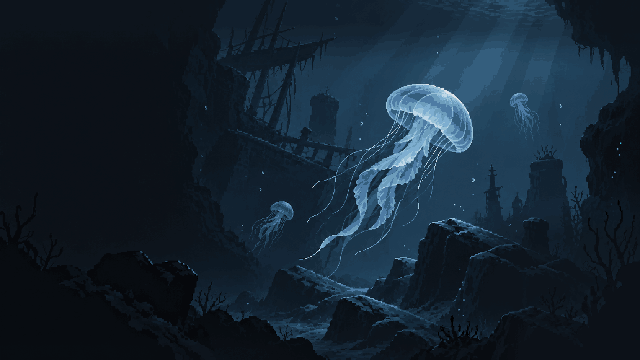
#> input picture art/archive/incoming_1028/title_jelly_1024/src/background_native.png, 640 x 360 px
$ python bake_v2.py
#> lines starting #> are read from the running program, lines starting #| are printed output that depends on the picture; after the words box and inside, x2 and y2 are one past the last pixel; in counts of white or black regions, pixels touching at a corner belong together
"""标题页·深海水母 v2（10-24 用户：底图对像素风太精细，按游戏像素精度做；要有动态，水母要能动）。
- 3 像素格：640×360 原图 → 428×240（1280×720 逻辑下 1 美术像素 = 3 逻辑像素），共用 28 色调色板、无抖动、去孤立像素；
- 三只水母从底图拆成独立图层（水母像素 = 比周围水色亮出一截的像素，限定在各自范围内），底图背后用邻域扩散补全；
- 每只水母另出一张柔光遮罩（跟着水母走）。
产物 game/art/ui/title_deep/：bg.png、jelly_<i>.png、jglow_<i>.png；锚点 / 范围写 jelly.json（着色器常量据此填）。
调试图 build/title_jelly/v2_*.png。
运行：D:/Anaconda/python.exe -B art/archive/incoming_1028/title_jelly_1024/bake_v2.py
"""
from pathlib import Path
import json
import numpy as np
from PIL import Image, ImageDraw, ImageFilter
from scipy import ndimage

P = Path(__file__).resolve().parent
ROOT = P.parents[3]
OUT = ROOT / 'game/art/ui/title_deep'
DBG = ROOT / 'build/title_jelly'
GW, GH = 428, 240
K = GW / 640.0

# 640×360 原图坐标：范围多边形（含触须）、伞顶锚点、主轴方向（伞顶 → 触须）、伞体长度
JELLIES = [
    {'poly': [(374, 74), (490, 74), (492, 162), (456, 232), (404, 276), (328, 286), (294, 266), (306, 226), (338, 192), (344, 168), (360, 140)],
     'anchor': (430, 86), 'axis': (-0.56, 0.83), 'bell': 64.0},
    {'poly': [(250, 192), (300, 192), (302, 232), (292, 272), (262, 276), (246, 240)],
     'anchor': (276, 197), 'axis': (-0.15, 0.99), 'bell': 22.0},
    {'poly': [(505, 88), (538, 88), (540, 120), (536, 142), (512, 142), (504, 118)],
     'anchor': (521, 92), 'axis': (-0.05, 1.0), 'bell': 15.0},
]


def lum(a):
    return a[..., 0] * 0.299 + a[..., 1] * 0.587 + a[..., 2] * 0.114


def poly_mask(poly, w=640, h=360):
    m = Image.new('L', (w, h), 0)
    ImageDraw.Draw(m).polygon(poly, fill=255)
    return np.array(m) > 0


def inpaint(img, hole, iters=400):
    """邻域扩散补洞：洞里的像素反复取四邻已知像素的均值"""
    out = img.copy()
    known = ~hole
    out[hole] = 0
    w = known.astype(np.float32)
    for _ in range(iters):
        s = np.zeros_like(out)
        c = np.zeros(hole.shape, np.float32)
        for dy, dx in ((1, 0), (-1, 0), (0, 1), (0, -1)):
            s += np.roll(np.roll(out * w[..., None], dy, 0), dx, 1)
            c += np.roll(np.roll(w, dy, 0), dx, 1)
        upd = hole & (c > 0)
        out[upd] = s[upd] / c[upd][:, None]
        w = np.where(upd, 1.0, w).astype(np.float32)
    return out


def main():
    OUT.mkdir(parents=True, exist_ok=True)
    DBG.mkdir(parents=True, exist_ok=True)
    src = np.asarray(Image.open(P / 'src/background_native.png').convert('RGB')).astype(np.float32)
    L = lum(src)
    base = ndimage.median_filter(L, size=17)
    hole = np.zeros(L.shape, bool)
    alphas = []
    for j in JELLIES:
        region = poly_mask(j['poly'])
        lift = L - base
        a = np.clip((lift - 6.0) / 22.0, 0.0, 1.0) * region
        a = np.maximum(a, ((L > 118) & region) * 1.0)
        a = ndimage.grey_closing(a, size=(2, 2))
        # 伞体内部亮度高、与中值底色差得少，单靠「亮出一截」会漏掉：轮廓闭合后填满，内部给半透明
        solid = ndimage.binary_fill_holes(ndimage.binary_closing(a > 0.15, iterations=3)) & region
        a = np.where(solid, np.maximum(a, 0.45), a)
        alphas.append(a)
        # 补洞范围比水母大一圈（主水母 7 格）：原画伞体周围的光晕一并拆走，免得留下不跟水母走的亮斑（10-25 用户：水母有断层）
        grow = ndimage.binary_dilation(region, iterations=8)
        hole |= ndimage.binary_dilation(a > 0.15, iterations=7 if j is JELLIES[0] else 4) & grow
#> hole: shape (360, 640) bool; 11.3% white; 8 white regions, largest, box (x1, y1, x2, y2) and area: (277, 67, 498, 293) 19183, (370, 197, 471, 287) 2767, (245, 197, 298, 259) 1787
#> region: shape (360, 640) bool; 0.8% white; 1 white region, box (x1, y1, x2, y2) and area: (504, 88, 541, 143) 1839
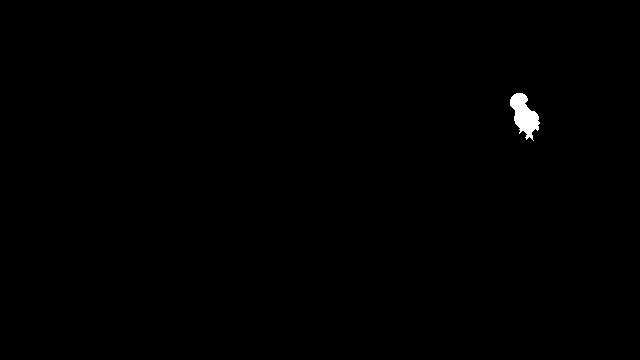
#> solid: shape (360, 640) bool; 0.34% white; 1 white region, box (x1, y1, x2, y2) and area: (510, 93, 540, 141) 781
#> after the loop, alphas = 3 items
    bg = inpaint(src, hole)
#> in inpaint, `out[hole] = 0`: out: shape (360, 640, 3) float32; mean R, G, B 14.9, 26.5, 37
#> after the loop in inpaint, `for _ in range(iters):`: c: shape (360, 640) float32; every value is 4
#> after the loop in inpaint, `for _ in range(iters):`:
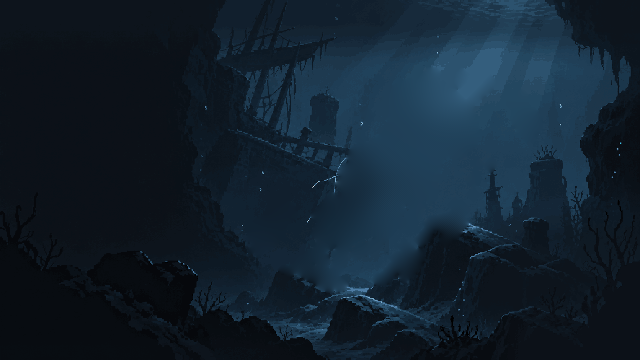
#> out: shape (360, 640, 3) float32; mean R, G, B 18.2, 33, 46
#> after the loop in inpaint, `for _ in range(iters):`:
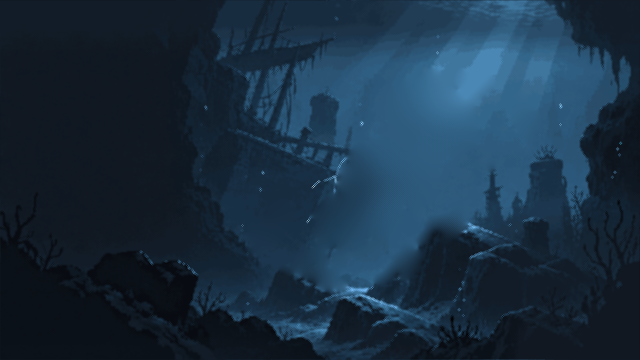
#> s: shape (360, 640, 3) float32; mean R, G, B 72.8, 131.9, 183.8; drawn with min black and max white
#> after the loop in inpaint, `for _ in range(iters):`: w: shape (360, 640) float32; every value is 1
    # 底图与水母都缩到 3 像素格
    def down(arr):
        return np.asarray(Image.fromarray(np.clip(arr, 0, 255).astype(np.uint8)).resize((GW, GH), Image.Resampling.BOX)).astype(np.float32)
#> returned value: shape (240, 428, 3) float32
    bg_s = down(bg)
    layers = []
    for j, a in zip(JELLIES, alphas):
        rgb = down(src * (a[..., None] > 0) + bg * (a[..., None] <= 0))
        al = np.asarray(Image.fromarray((a * 255).astype(np.uint8)).resize((GW, GH), Image.Resampling.BOX)).astype(np.float32) / 255.0
        al = np.where(al > 0.22, np.clip(0.55 + al * 0.6, 0, 1), 0.0)   # 半透明两档：伞裙 / 实体，边缘干净
        layers.append((rgb, al))
#> this loop made 3 passes
#> after the loop, layers = 3 items
    # 调色板：底图 24 色；水母另 14 色（亮部层次不被水色挤掉）
    def pal_of(sample, n):
        return Image.fromarray(sample.reshape(1, -1, 3).astype(np.uint8)).quantize(colors=n, method=Image.Quantize.MEDIANCUT, dither=Image.Dither.NONE)
    bg_pal = pal_of(bg_s.reshape(-1, 3), 24)
    j_pal = pal_of(np.concatenate([l[0][l[1] > 0] for l in layers]), 14)
    def to_pal(arr, pal=None):
        return np.asarray(Image.fromarray(arr.astype(np.uint8)).quantize(palette=pal or bg_pal, dither=Image.Dither.NONE).convert('RGB'))
    bg_q = Image.fromarray(to_pal(bg_s)).filter(ImageFilter.ModeFilter(3))
    bg_q.save(OUT / 'bg.png', optimize=True)
    meta = []
    for i, (j, (rgb, al)) in enumerate(zip(JELLIES, layers)):
        ys, xs = np.nonzero(al > 0)
        x0, x1, y0, y1 = xs.min() - 2, xs.max() + 3, ys.min() - 2, ys.max() + 3
        q = to_pal(rgb, j_pal)
        rgba = np.dstack([q, (al * 255).astype(np.uint8)])[y0:y1, x0:x1]
        Image.fromarray(rgba, 'RGBA').save(OUT / f'jelly_{i}.png', optimize=True)
        # 柔光：水母不透明度 → 模糊，四周留 12 格
        pad = 12
        g = np.pad((al[y0:y1, x0:x1] * (lum(rgb[y0:y1, x0:x1]) > 95)).astype(np.float32), pad)
        g = ndimage.gaussian_filter(g, 5.0)
        g = g / max(1e-6, g.max())
        Image.fromarray((g * 255).astype(np.uint8), 'L').save(OUT / f'jglow_{i}.png', optimize=True)
        ax = np.array(j['axis'], float); ax /= np.linalg.norm(ax)
        meta.append({'rect': [int(x0), int(y0), int(x1 - x0), int(y1 - y0)], 'anchor': [round(j['anchor'][0] * K, 2), round(j['anchor'][1] * K, 2)],
                     'axis': [round(float(ax[0]), 4), round(float(ax[1]), 4)], 'bell': round(j['bell'] * K, 2), 'glow_pad': pad})
#> this loop made 3 passes
#> (x0, x1, y0, y1, ax) on passes 1 to 3: (196, 331, 47, 193, [-0.559, 0.829]), (165, 199, 132, 184, [-0.15, 0.989]), (339, 363, 60, 96, [-0.0499, 0.999])
#> pass 1, in main, `rgba = np.dstack([q, (al * 255).astype(np.uint8)])[y0:y1, x0:x1]`:
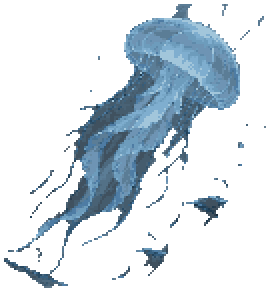
#> rgba: shape (146, 135, 4) (shown 2 times larger); mean R, G, B, A 41.1, 71.1, 94.3, 62.3; transparent parts drawn white
#> pass 1, in main, `g = ndimage.gaussian_filter(g, 5.0)`:
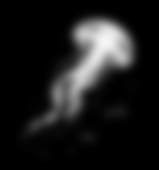
#> g: shape (170, 159) float32; min 0, max 0.966, mean 0.108
#> after the loop:
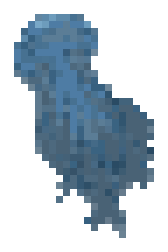
#> rgba: shape (36, 24, 4) (shown 7 times larger); mean R, G, B, A 40.9, 75.2, 101.5, 94.3; transparent parts drawn white
#> after the loop, meta = 3 items
    # 参数抄进 game/scripts/title_deep.gd 的 JELLY 常量（导出包不收 art/ 下的 json）
    # 调试：拆层后的底图、合成回去、放大对照
    comp = bg_q.convert('RGBA')
    for i, m in enumerate(meta):
        comp.alpha_composite(Image.open(OUT / f'jelly_{i}.png'), (m['rect'][0], m['rect'][1]))
    up = lambda im: im.resize((GW * 3, GH * 3), Image.Resampling.NEAREST)
    up(bg_q).save(DBG / 'v2_bg.png')
    up(comp.convert('RGB')).save(DBG / 'v2_comp.png')
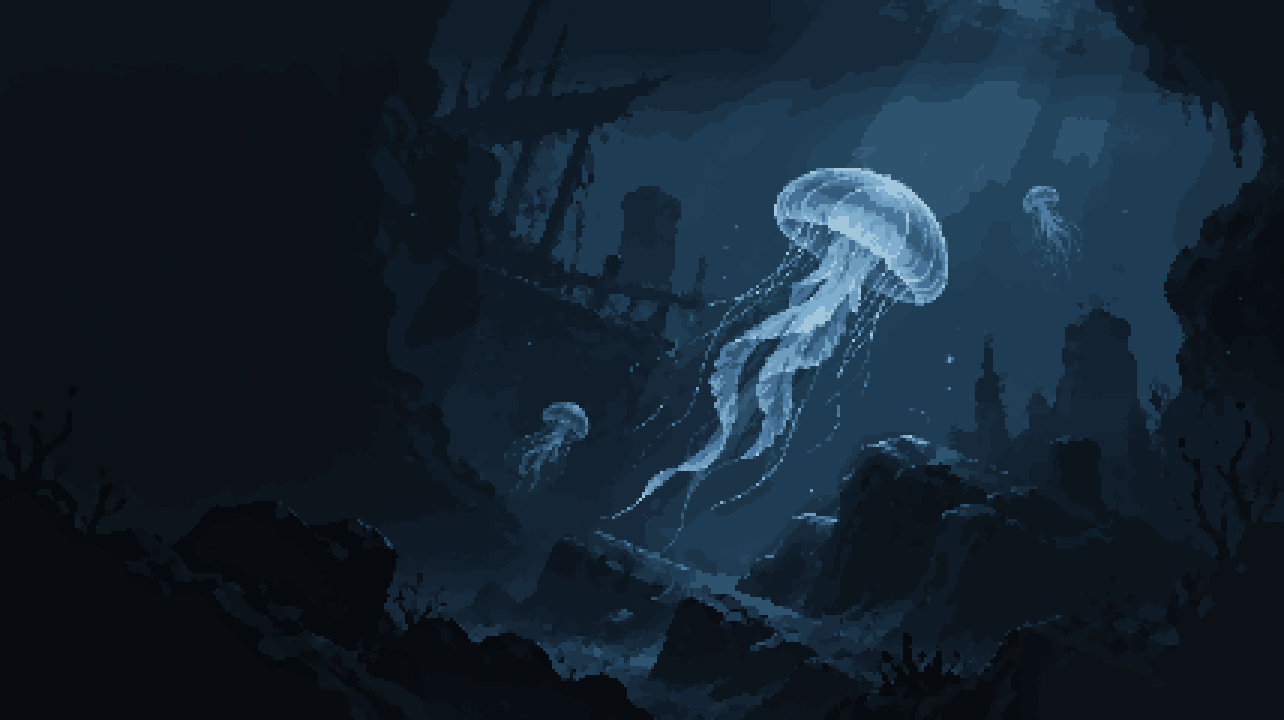
#> saved as v2_comp.png: PIL image 1284x720 RGB; mean R, G, B 20, 34.9, 47.8
    print(json.dumps(meta))
#> (printed output is left out)
#> (the run stopped early here; a loop or call above may not have finished)
